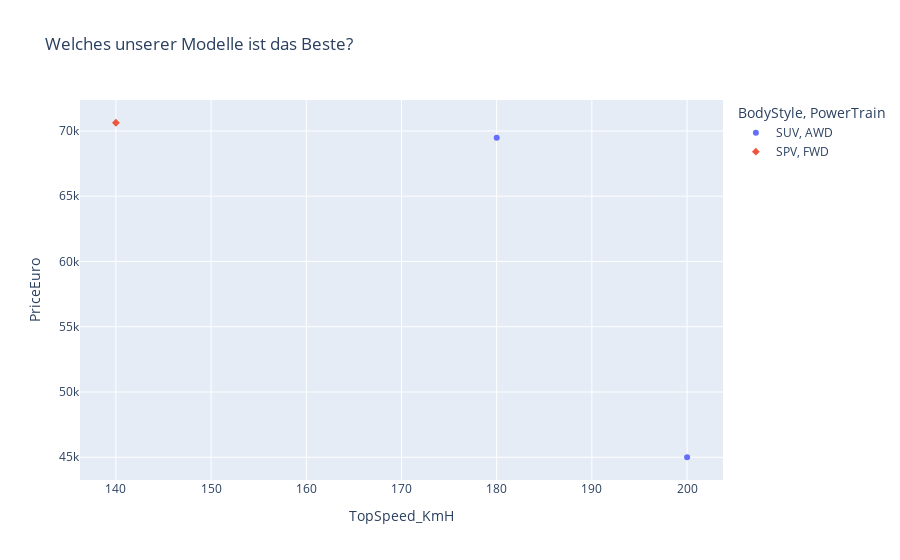

Source (notebook cell):
### Markdown cell above
Es existieren 2 Preiskategorien: 
          2 Auto mit Price 69484 und 70631
          1 Auto mit Price 45000

### Code cell
fig_norapid = px.scatter(data_frame=df_mercedes,
                         x='TopSpeed_KmH',
                         y='PriceEuro',
                         color='BodyStyle',
                         symbol='PowerTrain',
                         title='Welches unserer Modelle ist das Beste?',
                         hover_data=['Seats','Model'])

fig_norapid.show()

### Figure 1 — Plotly figure (JSON) as saved in the notebook; plotly's stock layout.template omitted (floating-point values rounded to 4 significant figures)
{"data": [{"customdata": [[5, "EQC 400 4MATIC"], [5, "EQA"]], "hovertemplate": "BodyStyle=SUV<br>PowerTrain=AWD<br>TopSpeed_KmH=%{x}<br>PriceEuro=%{y}<br>Seats=%{customdata[0]}<br>Model=%{customdata[1]}<extra></extra>", "legendgroup": "SUV, AWD", "marker": {"color": "#636efa", "symbol": "circle"}, "mode": "markers", "name": "SUV, AWD", "orientation": "v", "showlegend": true, "type": "scatter", "x": [180, 200], "xaxis": "x", "y": [69484, 45000], "yaxis": "y"}, {"customdata": [[7, "EQV 300 Long"]], "hovertemplate": "BodyStyle=SPV<br>PowerTrain=FWD<br>TopSpeed_KmH=%{x}<br>PriceEuro=%{y}<br>Seats=%{customdata[0]}<br>Model=%{customdata[1]}<extra></extra>", "legendgroup": "SPV, FWD", "marker": {"color": "#EF553B", "symbol": "diamond"}, "mode": "markers", "name": "SPV, FWD", "orientation": "v", "showlegend": true, "type": "scatter", "x": [140], "xaxis": "x", "y": [70631], "yaxis": "y"}], "layout": {"legend": {"title": {"text": "BodyStyle, PowerTrain"}, "tracegroupgap": 0}, "title": {"text": "Welches unserer Modelle ist das Beste?"}, "xaxis": {"anchor": "y", "domain": [0, 1], "title": {"text": "TopSpeed_KmH"}}, "yaxis": {"anchor": "x", "domain": [0, 1], "title": {"text": "PriceEuro"}}}}
